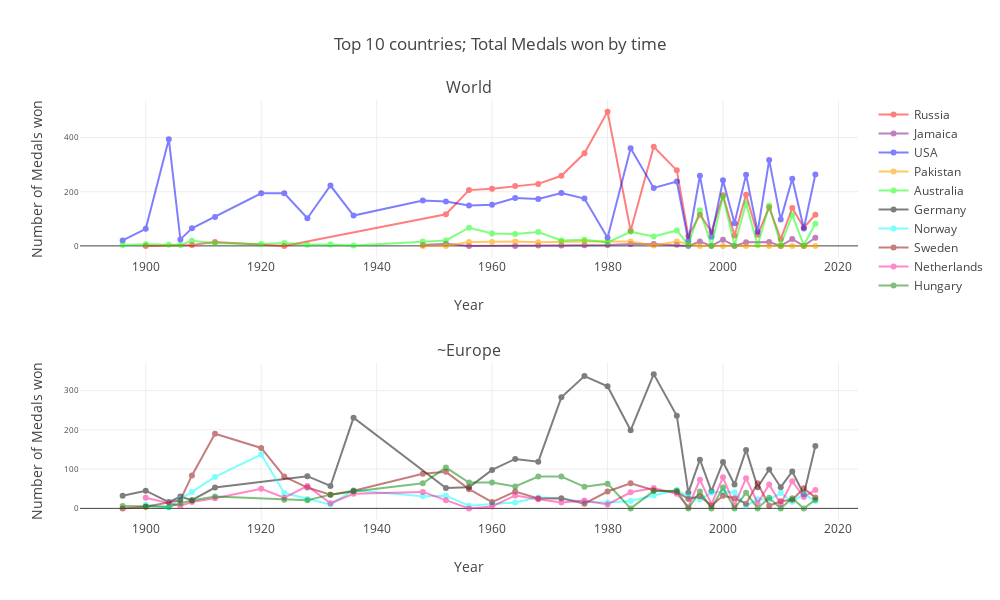

Here is the notebook cell this chart was saved with:
### Code cell
init_notebook_mode(connected=True)
trace_Ru = go.Scatter(x = d['Russia'].index ,y = d['Russia']['Total_Medals'],name="Russia",
                      marker=dict(color="Red"),  opacity=0.5, mode = "markers+lines")

trace_USA = go.Scatter(x = d['USA'].index ,y = d['USA']['Total_Medals'],name="USA",
                    marker=dict(color="Blue"),  opacity=0.5, mode = "markers+lines")

trace_Ger = go.Scatter(x = d['Germany'].index ,y = d['Germany']['Total_Medals'],name="Germany",
                    marker=dict(color="black"),  opacity=0.5, mode = "markers+lines")

trace_Pak = go.Scatter(x = d['Pakistan'].index ,y = d['Pakistan']['Total_Medals'],name="Pakistan",
                    marker=dict(color="Orange"),  opacity=0.6, mode = "markers+lines")

trace_Nor = go.Scatter(x = d['Norway'].index ,y = d['Norway']['Total_Medals'],name="Norway",
                    marker=dict(color="cyan"),  opacity=0.5, mode = "markers+lines")

trace_Swe = go.Scatter(x = d['Sweden'].index ,y = d['Sweden']['Total_Medals'],name="Sweden",
                      marker=dict(color="darkred"),  opacity=0.5, mode = "markers+lines")

trace_jam = go.Scatter(x = d['Jamaica'].index ,y = d['Jamaica']['Total_Medals'],name="Jamaica",
                    marker=dict(color="purple"),  opacity=0.5, mode = "markers+lines")

trace_ned = go.Scatter(x = d['Netherlands'].index ,y = d['Netherlands']['Total_Medals'],name="Netherlands",
                    marker=dict(color="deeppink"),  opacity=0.5, mode = "markers+lines")

trace_aud = go.Scatter(x = d['Australia'].index ,y = d['Australia']['Total_Medals'],name="Australia",
                    marker=dict(color="lime"),  opacity=0.5, mode = "markers+lines")

trace_h = go.Scatter(x = d['Hungary'].index ,y = d['Hungary']['Total_Medals'],name="Hungary",
                    marker=dict(color="green"),  opacity=0.5, mode = "markers+lines")



fig = tools.make_subplots(rows=2, cols=1, print_grid=False, subplot_titles=('World', '~Europe'))

fig.append_trace(trace_Ru, 1, 1)
fig.append_trace(trace_jam, 1, 1)
fig.append_trace(trace_USA, 1, 1)
fig.append_trace(trace_Pak, 1, 1)
fig.append_trace(trace_aud, 1, 1)

fig.append_trace(trace_Ger, 2, 1)
fig.append_trace(trace_Nor, 2, 1)
fig.append_trace(trace_Swe, 2, 1)
fig.append_trace(trace_ned, 2, 1)
fig.append_trace(trace_h, 2, 1)

fig['layout']['xaxis'].update(title='Year')
fig['layout']['xaxis2'].update(title='Year')

fig['layout']['yaxis'].update(title='Number of Medals won',tickfont=dict(size=8))
fig['layout']['yaxis2'].update(title='Number of Medals won',tickfont=dict(size=8))


#fig['layout']['yaxis1'].update(title='Sport', tickangle = 345, tickfont=dict(size=8))

fig['layout'].update(height=600, width=1000, title = ' Top 10 countries; Total Medals won by time')


iplot(fig, filename='Number of Medals won')

### Figure 1 — Plotly figure (JSON) as saved in the notebook; plotly's stock layout.template omitted (floating-point values rounded to 4 significant figures)
{"data": [{"marker": {"color": "Red"}, "mode": "markers+lines", "name": "Russia", "opacity": 0.5, "type": "scatter", "uid": "f5d8c2b4-f04d-11e8-a815-6a00023e0920", "x": [1900, 1908, 1912, 1924, 1952, 1956, 1960, 1964, 1968, 1972, 1976, 1980, 1984, 1988, 1992, 1994, 1996, 1998, 2000, 2002, 2004, 2006, 2008, 2010, 2012, 2014, 2016], "xaxis": "x", "y": [0, 3, 14, 0, 117, 206, 211, 221, 229, 259, 342, 496, 56, 366, 279, 36, 115, 52, 187, 38, 189, 41, 142, 25, 140, 68, 115], "yaxis": "y"}, {"marker": {"color": "purple"}, "mode": "markers+lines", "name": "Jamaica", "opacity": 0.5, "type": "scatter", "uid": "f5d99c0a-f04d-11e8-a9c6-6a00023e0920", "x": [1948, 1952, 1956, 1964, 1968, 1972, 1976, 1980, 1984, 1988, 1992, 1994, 1996, 1998, 2000, 2002, 2004, 2008, 2010, 2012, 2014, 2016], "xaxis": "x", "y": [3, 8, 0, 0, 1, 1, 2, 3, 7, 7, 4, 0, 16, 0, 23, 0, 13, 14, 0, 25, 0, 30], "yaxis": "y"}, {"marker": {"color": "Blue"}, "mode": "markers+lines", "name": "USA", "opacity": 0.5, "type": "scatter", "uid": "f5da8608-f04d-11e8-9312-6a00023e0920", "x": [1896, 1900, 1904, 1906, 1908, 1912, 1920, 1924, 1928, 1932, 1936, 1948, 1952, 1956, 1960, 1964, 1968, 1972, 1976, 1980, 1984, 1988, 1992, 1994, 1996, 1998, 2000, 2002, 2004, 2006, 2008, 2010, 2012, 2014, 2016], "xaxis": "x", "y": [20, 63, 394, 24, 65, 107, 194, 194, 102, 223, 112, 168, 164, 149, 152, 177, 173, 195, 175, 30, 361, 214, 238, 19, 259, 34, 242, 84, 263, 52, 317, 97, 248, 64, 264], "yaxis": "y"}, {"marker": {"color": "Orange"}, "mode": "markers+lines", "name": "Pakistan", "opacity": 0.6, "type": "scatter", "uid": "f5db31de-f04d-11e8-9d9f-6a00023e0920", "x": [1948, 1952, 1956, 1960, 1964, 1968, 1972, 1976, 1984, 1988, 1992, 1996, 2000, 2004, 2008, 2010, 2012, 2014, 2016], "xaxis": "x", "y": [0, 0, 14, 14, 16, 13, 15, 16, 16, 1, 16, 0, 0, 0, 0, 0, 0, 0, 0], "yaxis": "y"}, {"marker": {"color": "lime"}, "mode": "markers+lines", "name": "Australia", "opacity": 0.5, "type": "scatter", "uid": "f5dbefca-f04d-11e8-b05a-6a00023e0920", "x": [1896, 1900, 1904, 1906, 1908, 1912, 1920, 1924, 1928, 1932, 1936, 1948, 1952, 1956, 1960, 1964, 1968, 1972, 1976, 1980, 1984, 1988, 1992, 1994, 1996, 1998, 2000, 2002, 2004, 2006, 2008, 2010, 2012, 2014, 2016], "xaxis": "x", "y": [3, 6, 4, 3, 19, 10, 7, 11, 4, 5, 1, 16, 20, 67, 46, 44, 51, 20, 23, 13, 52, 35, 57, 4, 132, 1, 183, 2, 157, 2, 149, 3, 114, 3, 82], "yaxis": "y"}, {"marker": {"color": "black"}, "mode": "markers+lines", "name": "Germany", "opacity": 0.5, "type": "scatter", "uid": "f5dcd458-f04d-11e8-99e6-6a00023e0920", "x": [1896, 1900, 1904, 1906, 1908, 1912, 1928, 1932, 1936, 1952, 1956, 1960, 1964, 1968, 1972, 1976, 1980, 1984, 1988, 1992, 1994, 1996, 1998, 2000, 2002, 2004, 2006, 2008, 2010, 2012, 2014, 2016], "xaxis": "x2", "y": [32, 45, 16, 30, 21, 53, 82, 57, 231, 52, 54, 98, 126, 119, 283, 337, 311, 199, 342, 236, 40, 124, 44, 118, 61, 149, 54, 99, 54, 94, 36, 159], "yaxis": "y2"}, {"marker": {"color": "cyan"}, "mode": "markers+lines", "name": "Norway", "opacity": 0.5, "type": "scatter", "uid": "f5dd802e-f04d-11e8-8ac9-6a00023e0920", "x": [1900, 1904, 1906, 1908, 1912, 1920, 1924, 1928, 1932, 1936, 1948, 1952, 1956, 1960, 1964, 1968, 1972, 1976, 1980, 1984, 1988, 1992, 1994, 1996, 1998, 2000, 2002, 2004, 2006, 2008, 2010, 2012, 2014, 2016], "xaxis": "x2", "y": [9, 2, 25, 42, 80, 137, 39, 24, 10, 46, 31, 32, 7, 11, 15, 28, 25, 16, 15, 19, 33, 47, 30, 23, 40, 43, 41, 7, 23, 22, 39, 17, 36, 19], "yaxis": "y2"}, {"marker": {"color": "darkred"}, "mode": "markers+lines", "name": "Sweden", "opacity": 0.5, "type": "scatter", "uid": "f5de2be4-f04d-11e8-8720-6a00023e0920", "x": [1896, 1900, 1906, 1908, 1912, 1920, 1924, 1928, 1932, 1936, 1948, 1952, 1956, 1960, 1964, 1968, 1972, 1976, 1980, 1984, 1988, 1992, 1994, 1996, 1998, 2000, 2002, 2004, 2006, 2008, 2010, 2012, 2014, 2016], "xaxis": "x2", "y": [0, 4, 21, 84, 190, 154, 81, 53, 35, 45, 88, 93, 49, 16, 43, 25, 26, 12, 43, 64, 46, 42, 24, 31, 7, 32, 26, 12, 64, 7, 18, 22, 51, 28], "yaxis": "y2"}, {"marker": {"color": "deeppink"}, "mode": "markers+lines", "name": "Netherlands", "opacity": 0.5, "type": "scatter", "uid": "f5dedad2-f04d-11e8-90ac-6a00023e0920", "x": [1900, 1906, 1908, 1912, 1920, 1924, 1928, 1932, 1936, 1948, 1952, 1956, 1960, 1964, 1968, 1972, 1976, 1980, 1984, 1988, 1992, 1994, 1996, 1998, 2000, 2002, 2004, 2006, 2008, 2010, 2012, 2014, 2016], "xaxis": "x2", "y": [27, 6, 16, 26, 50, 27, 57, 13, 37, 42, 21, 0, 5, 33, 23, 15, 20, 10, 41, 52, 37, 4, 73, 11, 79, 8, 77, 13, 61, 11, 69, 29, 47], "yaxis": "y2"}, {"marker": {"color": "green"}, "mode": "markers+lines", "name": "Hungary", "opacity": 0.5, "type": "scatter", "uid": "f5df9166-f04d-11e8-8430-6a00023e0920", "x": [1896, 1900, 1904, 1906, 1908, 1912, 1924, 1928, 1932, 1936, 1948, 1952, 1956, 1960, 1964, 1968, 1972, 1976, 1980, 1984, 1988, 1992, 1994, 1996, 1998, 2000, 2002, 2004, 2006, 2008, 2010, 2012, 2014, 2016], "xaxis": "x2", "y": [6, 5, 4, 13, 20, 30, 22, 21, 35, 43, 64, 104, 66, 66, 56, 81, 81, 55, 63, 0, 44, 45, 0, 43, 0, 53, 0, 40, 0, 27, 0, 26, 0, 22], "yaxis": "y2"}], "layout": {"annotations": [{"font": {"size": 16}, "showarrow": false, "text": "World", "x": 0.5, "xanchor": "center", "xref": "paper", "y": 1, "yanchor": "bottom", "yref": "paper"}, {"font": {"size": 16}, "showarrow": false, "text": "~Europe", "x": 0.5, "xanchor": "center", "xref": "paper", "y": 0.375, "yanchor": "bottom", "yref": "paper"}], "height": 600, "title": " Top 10 countries; Total Medals won by time", "width": 1000, "xaxis": {"anchor": "y", "domain": [0, 1], "title": "Year"}, "xaxis2": {"anchor": "y2", "domain": [0, 1], "title": "Year"}, "yaxis": {"anchor": "x", "domain": [0.625, 1], "tickfont": {"size": 8}, "title": "Number of Medals won"}, "yaxis2": {"anchor": "x2", "domain": [0, 0.375], "tickfont": {"size": 8}, "title": "Number of Medals won"}}}
